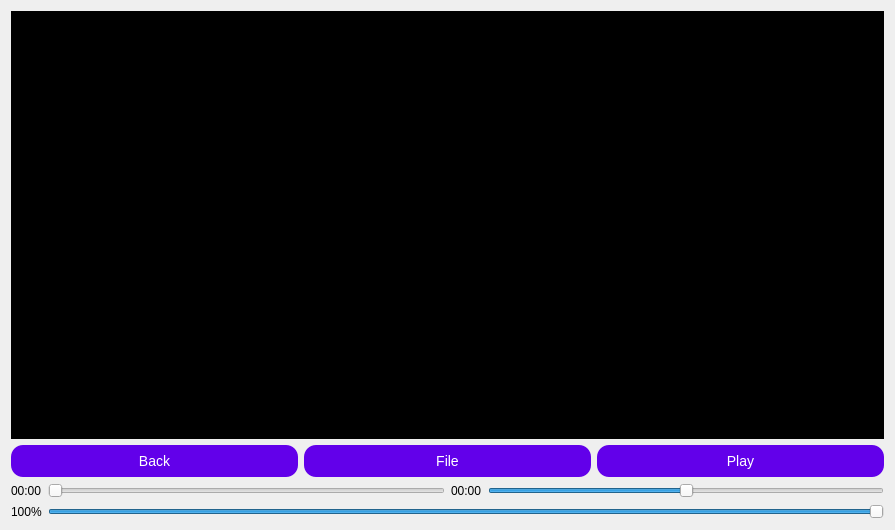
<?xml version="1.0" encoding="UTF-8"?>
<ui version="4.0">
 <class>Player</class>
 <widget class="QWidget" name="Player">
  <property name="geometry">
   <rect>
    <x>0</x>
    <y>0</y>
    <width>895</width>
    <height>530</height>
   </rect>
  </property>
  <property name="windowTitle">
   <string>Media Player</string>
  </property>
  <layout class="QVBoxLayout" name="mainLayout">
   <item>
    <widget class="QWidget" name="groupBox" native="true">
     <property name="styleSheet">
      <string>
         QWidget {
           background-color: black; /* Background color for video player */
         }
        </string>
     </property>
    </widget>
   </item>
   <item>
    <layout class="QVBoxLayout" name="controlLayout">
     <item>
      <layout class="QHBoxLayout" name="buttonLayout">
       <item>
        <widget class="QPushButton" name="pushButton">
         <property name="styleSheet">
          <string>
              QPushButton {
                background-color: #6200EA; /* Vibrant Purple */
                color: white;
                font-size: 14px;
                border-radius: 12px; 
                padding: 8px;
                border: none; 
              }
              QPushButton:hover {
                background-color: #3700B3; 
                transform: translateY(-2px); 
              }
              QPushButton:pressed {
                background-color: #230036; 
              }
             </string>
         </property>
         <property name="text">
          <string>Back</string>
         </property>
        </widget>
       </item>
       <item>
        <widget class="QPushButton" name="pushButton_2">
         <property name="styleSheet">
          <string>
              QPushButton {
                background-color: #6200EA; 
                color: white;
                font-size: 14px;
                border-radius: 12px; 
                padding: 8px;
                border: none; 
              }
              QPushButton:hover {
                background-color: #3700B3; 
                transform: translateY(-2px); 
              }
              QPushButton:pressed {
                background-color: #230036; 
              }
             </string>
         </property>
         <property name="text">
          <string>File</string>
         </property>
        </widget>
       </item>
       <item>
        <widget class="QPushButton" name="pushButton_3">
         <property name="styleSheet">
          <string>
              QPushButton {
                background-color: #6200EA; 
                color: white;
                font-size: 14px;
                border-radius: 12px; 
                padding: 8px;
                border: none; 
              }
              QPushButton:hover {
                background-color: #3700B3; 
                transform: translateY(-2px); 
              }
              QPushButton:pressed {
                background-color: #230036; 
              }
             </string>
         </property>
         <property name="text">
          <string>Play</string>
         </property>
        </widget>
       </item>
      </layout>
     </item>
     <item>
      <layout class="QHBoxLayout" name="timeControlLayout">
       <item>
        <widget class="QLabel" name="label">
         <property name="text">
          <string>00:00</string>
         </property>
        </widget>
       </item>
       <item>
        <widget class="QSlider" name="horizontalSlider">
         <property name="orientation">
          <enum>Qt::Orientation::Horizontal</enum>
         </property>
        </widget>
       </item>
       <item>
        <widget class="QLabel" name="label_3">
         <property name="text">
          <string>00:00</string>
         </property>
        </widget>
       </item>
       <item>
        <widget class="QSlider" name="horizontalSlider_3">
         <property name="maximum">
          <number>2</number>
         </property>
         <property name="value">
          <number>1</number>
         </property>
         <property name="orientation">
          <enum>Qt::Orientation::Horizontal</enum>
         </property>
        </widget>
       </item>
      </layout>
     </item>
     <item>
      <layout class="QHBoxLayout" name="volumeControlLayout">
       <item>
        <widget class="QLabel" name="label_2">
         <property name="text">
          <string>100%</string>
         </property>
        </widget>
       </item>
       <item>
        <widget class="QSlider" name="horizontalSlider_2">
         <property name="maximum">
          <number>100</number>
         </property>
         <property name="value">
          <number>100</number>
         </property>
         <property name="orientation">
          <enum>Qt::Orientation::Horizontal</enum>
         </property>
        </widget>
       </item>
      </layout>
     </item>
    </layout>
   </item>
  </layout>
 </widget>
 <resources/>
 <connections/>
</ui>
